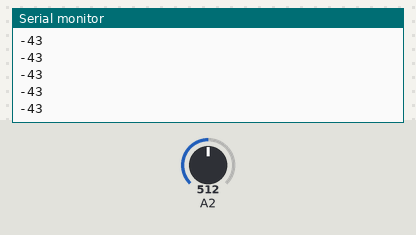
Bench run of a sketch on a simulated Arduino Uno, built with avr-gcc and run on an emulated ATmega328P. On the bench: the last lines printed to the serial monitor. The inputs (shaded band) are chosen by the test bench; at power-on: A2 = 512.

Above: at 1.2 s.
1.3 s: A2 set to 565
At 1.31 s:
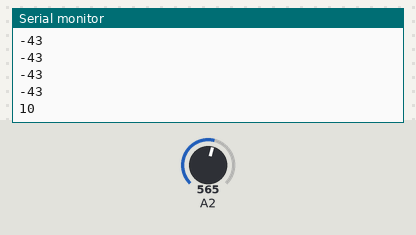
2.8 s: A2 set to 545
At 2.81 s:
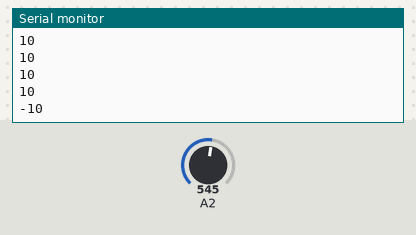
Timing chart, 0 to 5.8 s (numbered marks = the images above; inputs shaded):
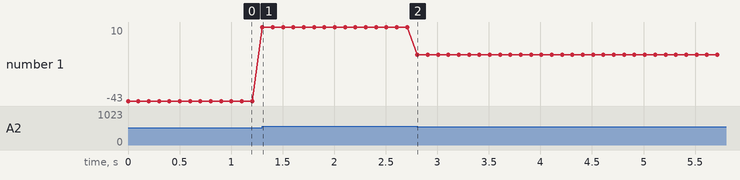

The sketch:

_5ButtonCameraPad.ino
```cpp
int padInput;

void setup() {
  pinMode(A2, INPUT_PULLUP);
  Serial.begin(9600);
}

void loop() {
  padInput = analogRead(A2);
  Serial.print(input(0));
  Serial.println();
  delay(100);
}

int input(int state){
  if (padInput > 300 and padInput < 305){
    state = 1;
    Serial.print("up");
    Serial.println();
    delay(100);
    return;
    }

  else if (padInput > 13 and padInput < 18){
    state = 2;
    Serial.print("down");
    Serial.println();
    delay(300);
    return;
    }

  else if (padInput > 428 and padInput < 433){
    state = 3;
    Serial.print("left");
    Serial.println();
    delay(100);
    return;
  }

  else if (padInput > 168 and padInput < 173){
    state = 4;
    Serial.print("right");
    Serial.println();
    delay(100);
    return;
  }
  else if (padInput > 550 and padInput < 555){
    state = 5;
    Serial.print("middle");
    Serial.println();
    delay(100);
    return;
    }
    else {
      state = 0;
      return;
      }
  }
```

Measured:
- after the input at 1.3 s, the serial monitor: prints a new line at once (image 1)
- after the input at 2.8 s, the serial monitor: prints a new line at once (image 2)
- plotted number 1: -43 → 10 after the input at 1.3 s, 10 → -10 after the input at 2.8 s
